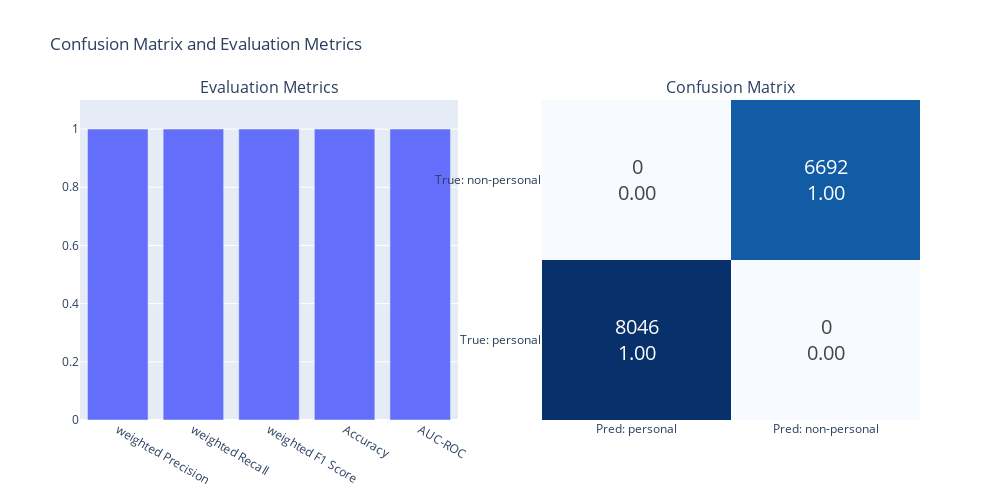

Notebook source saved alongside this figure:
### Code cell
def plot_cassed_results(y_true,y_pred):
    y_true_bin = [1 if label == "personal" else 0 for label in y_true]
    y_pred_bin = [1 if label == "personal" else 0 for label in y_pred]

    cm = confusion_matrix(y_true, y_pred, labels=["personal", "non-personal"])
    cm_norm = confusion_matrix(y_true, y_pred, labels=["personal", "non-personal"], normalize="true")

    accuracy = accuracy_score(y_true, y_pred)
    f1 = f1_score(y_true, y_pred,average="weighted")
    precision = precision_score(y_true, y_pred, average="weighted", zero_division=0)
    recall = recall_score(y_true, y_pred, average="weighted")
    auc_roc = roc_auc_score(y_true_bin, y_pred_bin)

    fig = make_subplots(
        rows=1, cols=2, 
        subplot_titles=["Evaluation Metrics", "Confusion Matrix"]
    )

    metrics = {
        "weighted Precision": precision,
        "weighted Recall": recall,
        "weighted F1 Score": f1,
        "Accuracy": accuracy,
        "AUC-ROC": auc_roc
    }

    fig.add_trace(go.Bar(
        x=list(metrics.keys()),
        y=list(metrics.values()), 
        showlegend=False
    ), row=1, col=1)

    text_values = [
        [f"{cm[0,0]}<br>{cm_norm[0,0]:.2f}", f"{cm[0,1]}<br>{cm_norm[0,1]:.2f}"],
        [f"{cm[1,0]}<br>{cm_norm[1,0]:.2f}", f"{cm[1,1]}<br>{cm_norm[1,1]:.2f}"]
    ]
    cm_heatmap = go.Heatmap(
        z=cm, 
        x=["Pred: personal", "Pred: non-personal"], 
        y=["True: personal", "True: non-personal"], 
        colorscale="Blues", 
        showscale=False,
        text=text_values, 
        texttemplate="%{text}",
        textfont={"size":20},
    )


    fig.add_trace(cm_heatmap, row=1, col=2)

    fig.update_layout(
        title="Confusion Matrix and Evaluation Metrics",
        height=500, 
        width=1000,
        showlegend=False
    )
    fig.update_yaxes(range=[0, 1.1], row=1, col=1)

    fig.show()
plot_cassed_results(results_own_data["Gold"], results_own_data["Pred"])

### Figure 1 — Plotly figure (JSON) as saved in the notebook; plotly's stock layout.template omitted (floating-point values rounded to 4 significant figures)
{"data": [{"showlegend": false, "type": "bar", "x": ["weighted Precision", "weighted Recall", "weighted F1 Score", "Accuracy", "AUC-ROC"], "xaxis": "x", "y": [1, 1, 1, 1, 1], "yaxis": "y"}, {"colorscale": [[0, "rgb(247,251,255)"], [0.125, "rgb(222,235,247)"], [0.25, "rgb(198,219,239)"], [0.375, "rgb(158,202,225)"], [0.5, "rgb(107,174,214)"], [0.625, "rgb(66,146,198)"], [0.75, "rgb(33,113,181)"], [0.875, "rgb(8,81,156)"], [1, "rgb(8,48,107)"]], "showscale": false, "text": [["8046<br>1.00", "0<br>0.00"], ["0<br>0.00", "6692<br>1.00"]], "textfont": {"size": 20}, "texttemplate": "%{text}", "type": "heatmap", "x": ["Pred: personal", "Pred: non-personal"], "xaxis": "x2", "y": ["True: personal", "True: non-personal"], "yaxis": "y2", "z": [[8046, 0], [0, 6692]]}], "layout": {"annotations": [{"font": {"size": 16}, "showarrow": false, "text": "Evaluation Metrics", "x": 0.225, "xanchor": "center", "xref": "paper", "y": 1, "yanchor": "bottom", "yref": "paper"}, {"font": {"size": 16}, "showarrow": false, "text": "Confusion Matrix", "x": 0.775, "xanchor": "center", "xref": "paper", "y": 1, "yanchor": "bottom", "yref": "paper"}], "height": 500, "showlegend": false, "title": {"text": "Confusion Matrix and Evaluation Metrics"}, "width": 1000, "xaxis": {"anchor": "y", "domain": [0, 0.45]}, "xaxis2": {"anchor": "y2", "domain": [0.55, 1]}, "yaxis": {"anchor": "x", "domain": [0, 1], "range": [0, 1.1]}, "yaxis2": {"anchor": "x2", "domain": [0, 1]}}}
